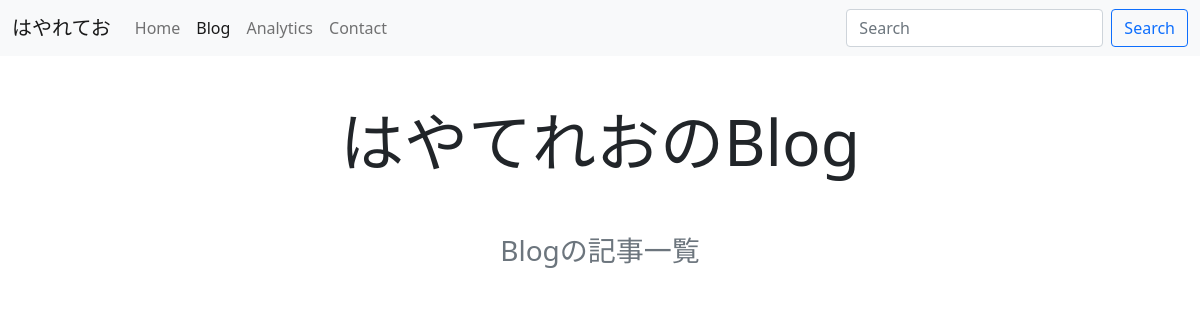
Before: /blog/ with the older database file.
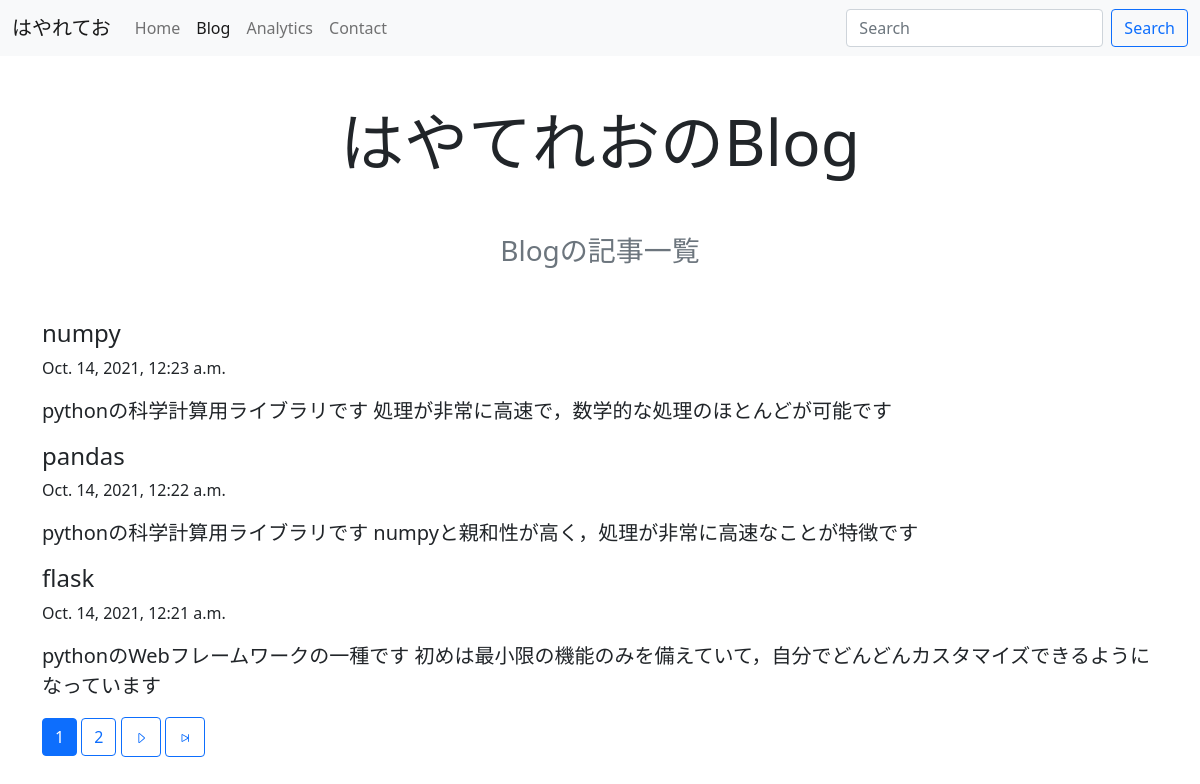
After: the same page with the newer database file.
### blog/models.py (models this page shows, shortened)
class Blog(models.Model):
    title = models.CharField(max_length=200)
    content = models.TextField(blank=True)
    category = models.ForeignKey(Category, on_delete=models.SET_NULL, blank=True, null=True)
    web_site = models.URLField(blank=True)
    updated_at = models.DateTimeField(auto_now=True)
    created_at = models.DateTimeField(auto_now_add=True)
    class Meta:
        db_table = 'blogs'

### blog/views.py (the view)
# urls.py: path('blog/', BlogListView.as_view(), name='blog'),
class BlogListView(ListView):
    model = Blog
    template_name = 'blog/blog.html'
    context_object_name = 'results'
    paginate_by = 3
    def get_queryset(self, **kwargs):
        queryset = super().get_queryset(**kwargs)
        query = self.request.GET
        if q := query.get('q'):
            queryset = queryset.filter(Q(content__icontains=q)|Q(title__icontains=q))
        return queryset.order_by('-created_at')

### blog/templates/blog/blog.html (shortened to what this page needs)
{% extends 'blog/base.html' %}
{% block bloghead %}
    active
{% endblock %}
{% block main %}
    <div class="text-center mb-5">
        <h1 class="display-3 mb-5">はやてれおのBlog</h1>
        <p class="text-muted fs-3">Blogの記事一覧</p>
    </div>
    <div>
        {% for result in results %}
        <h4>{{ result.title }}</h4>
        <p>{{ result.created_at }}</p>
        <p class="lead">{{ result.content }}</p>
        {% endfor %}
    </div>
    {% include 'blog/pagination.html' %}
{% endblock %}

Changed rows visible on the page:
added Blog: title "numpy", created_at "Oct. 14, 2021, 12:23 a.m.", content "pythonの科学計算用ライブラリです 処理が非常に高速で，数学的な処理のほとんどが可能です"
added Blog: title "pandas", created_at "Oct. 14, 2021, 12:22 a.m.", content "pythonの科学計算用ライブラリです numpyと親和性が高く，処理が非常に高速なことが特徴です"
added Blog: title "flask", created_at "Oct. 14, 2021, 12:21 a.m.", content "pythonのWebフレームワークの一種です 初めは最小限の機能のみを備えていて，自分でどんどんカスタマイズできるようになっています"
Other visible differences:
new list line: "1"
new list line: "2"
